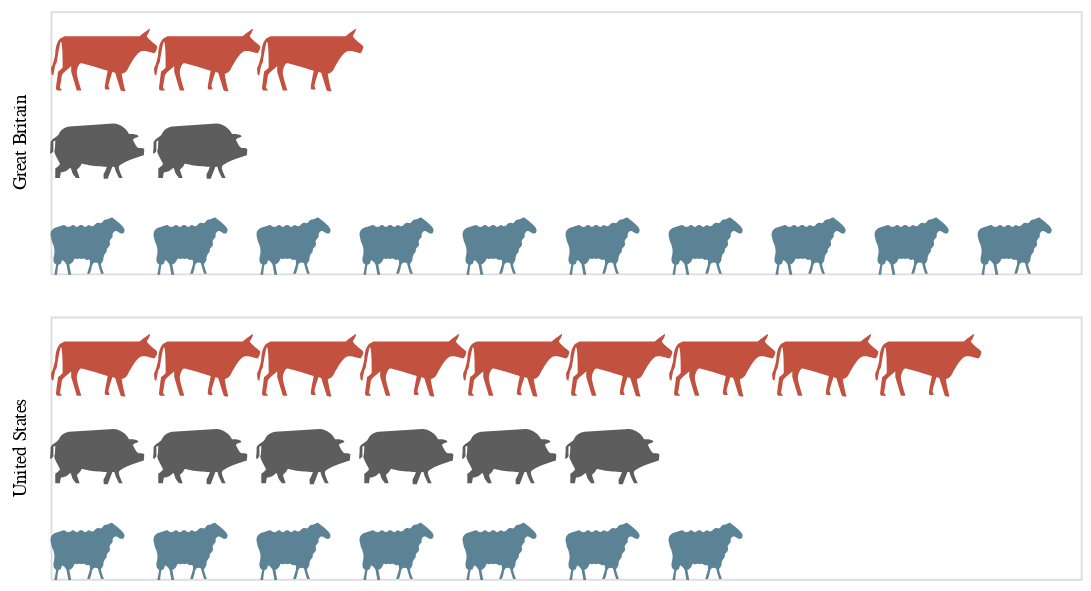

Source (notebook cell):
### Code cell
import altair as alt
import pandas as pd

source = pd.DataFrame([
      {'country': 'Great Britain', 'animal': 'cattle'},
      {'country': 'Great Britain', 'animal': 'cattle'},
      {'country': 'Great Britain', 'animal': 'cattle'},
      {'country': 'Great Britain', 'animal': 'pigs'},
      {'country': 'Great Britain', 'animal': 'pigs'},
      {'country': 'Great Britain', 'animal': 'sheep'},
      {'country': 'Great Britain', 'animal': 'sheep'},
      {'country': 'Great Britain', 'animal': 'sheep'},
      {'country': 'Great Britain', 'animal': 'sheep'},
      {'country': 'Great Britain', 'animal': 'sheep'},
      {'country': 'Great Britain', 'animal': 'sheep'},
      {'country': 'Great Britain', 'animal': 'sheep'},
      {'country': 'Great Britain', 'animal': 'sheep'},
      {'country': 'Great Britain', 'animal': 'sheep'},
      {'country': 'Great Britain', 'animal': 'sheep'},
      {'country': 'United States', 'animal': 'cattle'},
      {'country': 'United States', 'animal': 'cattle'},
      {'country': 'United States', 'animal': 'cattle'},
      {'country': 'United States', 'animal': 'cattle'},
      {'country': 'United States', 'animal': 'cattle'},
      {'country': 'United States', 'animal': 'cattle'},
      {'country': 'United States', 'animal': 'cattle'},
      {'country': 'United States', 'animal': 'cattle'},
      {'country': 'United States', 'animal': 'cattle'},
      {'country': 'United States', 'animal': 'pigs'},
      {'country': 'United States', 'animal': 'pigs'},
      {'country': 'United States', 'animal': 'pigs'},
      {'country': 'United States', 'animal': 'pigs'},
      {'country': 'United States', 'animal': 'pigs'},
      {'country': 'United States', 'animal': 'pigs'},
      {'country': 'United States', 'animal': 'sheep'},
      {'country': 'United States', 'animal': 'sheep'},
      {'country': 'United States', 'animal': 'sheep'},
      {'country': 'United States', 'animal': 'sheep'},
      {'country': 'United States', 'animal': 'sheep'},
      {'country': 'United States', 'animal': 'sheep'},
      {'country': 'United States', 'animal': 'sheep'}
    ])

domains = ['person', 'cattle', 'pigs', 'sheep']

shape_scale = alt.Scale(
    domain=domains,
    range=[
        'M1.7 -1.7h-0.8c0.3 -0.2 0.6 -0.5 0.6 -0.9c0 -0.6 -0.4 -1 -1 -1c-0.6 0 -1 0.4 -1 1c0 0.4 0.2 0.7 0.6 0.9h-0.8c-0.4 0 -0.7 0.3 -0.7 0.6v1.9c0 0.3 0.3 0.6 0.6 0.6h0.2c0 0 0 0.1 0 0.1v1.9c0 0.3 0.2 0.6 0.3 0.6h1.3c0.2 0 0.3 -0.3 0.3 -0.6v-1.8c0 0 0 -0.1 0 -0.1h0.2c0.3 0 0.6 -0.3 0.6 -0.6v-2c0.2 -0.3 -0.1 -0.6 -0.4 -0.6z',
        'M4 -2c0 0 0.9 -0.7 1.1 -0.8c0.1 -0.1 -0.1 0.5 -0.3 0.7c-0.2 0.2 1.1 1.1 1.1 1.2c0 0.2 -0.2 0.8 -0.4 0.7c-0.1 0 -0.8 -0.3 -1.3 -0.2c-0.5 0.1 -1.3 1.6 -1.5 2c-0.3 0.4 -0.6 0.4 -0.6 0.4c0 0.1 0.3 1.7 0.4 1.8c0.1 0.1 -0.4 0.1 -0.5 0c0 0 -0.6 -1.9 -0.6 -1.9c-0.1 0 -0.3 -0.1 -0.3 -0.1c0 0.1 -0.5 1.4 -0.4 1.6c0.1 0.2 0.1 0.3 0.1 0.3c0 0 -0.4 0 -0.4 0c0 0 -0.2 -0.1 -0.1 -0.3c0 -0.2 0.3 -1.7 0.3 -1.7c0 0 -2.8 -0.9 -2.9 -0.8c-0.2 0.1 -0.4 0.6 -0.4 1c0 0.4 0.5 1.9 0.5 1.9l-0.5 0l-0.6 -2l0 -0.6c0 0 -1 0.8 -1 1c0 0.2 -0.2 1.3 -0.2 1.3c0 0 0.3 0.3 0.2 0.3c0 0 -0.5 0 -0.5 0c0 0 -0.2 -0.2 -0.1 -0.4c0 -0.1 0.2 -1.6 0.2 -1.6c0 0 0.5 -0.4 0.5 -0.5c0 -0.1 0 -2.7 -0.2 -2.7c-0.1 0 -0.4 2 -0.4 2c0 0 0 0.2 -0.2 0.5c-0.1 0.4 -0.2 1.1 -0.2 1.1c0 0 -0.2 -0.1 -0.2 -0.2c0 -0.1 -0.1 -0.7 0 -0.7c0.1 -0.1 0.3 -0.8 0.4 -1.4c0 -0.6 0.2 -1.3 0.4 -1.5c0.1 -0.2 0.6 -0.4 0.6 -0.4z',
        'M1.2 -2c0 0 0.7 0 1.2 0.5c0.5 0.5 0.4 0.6 0.5 0.6c0.1 0 0.7 0 0.8 0.1c0.1 0 0.2 0.2 0.2 0.2c0 0 -0.6 0.2 -0.6 0.3c0 0.1 0.4 0.9 0.6 0.9c0.1 0 0.6 0 0.6 0.1c0 0.1 0 0.7 -0.1 0.7c-0.1 0 -1.2 0.4 -1.5 0.5c-0.3 0.1 -1.1 0.5 -1.1 0.7c-0.1 0.2 0.4 1.2 0.4 1.2l-0.4 0c0 0 -0.4 -0.8 -0.4 -0.9c0 -0.1 -0.1 -0.3 -0.1 -0.3l-0.2 0l-0.5 1.3l-0.4 0c0 0 -0.1 -0.4 0 -0.6c0.1 -0.1 0.3 -0.6 0.3 -0.7c0 0 -0.8 0 -1.5 -0.1c-0.7 -0.1 -1.2 -0.3 -1.2 -0.2c0 0.1 -0.4 0.6 -0.5 0.6c0 0 0.3 0.9 0.3 0.9l-0.4 0c0 0 -0.4 -0.5 -0.4 -0.6c0 -0.1 -0.2 -0.6 -0.2 -0.5c0 0 -0.4 0.4 -0.6 0.4c-0.2 0.1 -0.4 0.1 -0.4 0.1c0 0 -0.1 0.6 -0.1 0.6l-0.5 0l0 -1c0 0 0.5 -0.4 0.5 -0.5c0 -0.1 -0.7 -1.2 -0.6 -1.4c0.1 -0.1 0.1 -1.1 0.1 -1.1c0 0 -0.2 0.1 -0.2 0.1c0 0 0 0.9 0 1c0 0.1 -0.2 0.3 -0.3 0.3c-0.1 0 0 -0.5 0 -0.9c0 -0.4 0 -0.4 0.2 -0.6c0.2 -0.2 0.6 -0.3 0.8 -0.8c0.3 -0.5 1 -0.6 1 -0.6z',
        'M-4.1 -0.5c0.2 0 0.2 0.2 0.5 0.2c0.3 0 0.3 -0.2 0.5 -0.2c0.2 0 0.2 0.2 0.4 0.2c0.2 0 0.2 -0.2 0.5 -0.2c0.2 0 0.2 0.2 0.4 0.2c0.2 0 0.2 -0.2 0.4 -0.2c0.1 0 0.2 0.2 0.4 0.1c0.2 0 0.2 -0.2 0.4 -0.3c0.1 0 0.1 -0.1 0.4 0c0.3 0 0.3 -0.4 0.6 -0.4c0.3 0 0.6 -0.3 0.7 -0.2c0.1 0.1 1.4 1 1.3 1.4c-0.1 0.4 -0.3 0.3 -0.4 0.3c-0.1 0 -0.5 -0.4 -0.7 -0.2c-0.3 0.2 -0.1 0.4 -0.2 0.6c-0.1 0.1 -0.2 0.2 -0.3 0.4c0 0.2 0.1 0.3 0 0.5c-0.1 0.2 -0.3 0.2 -0.3 0.5c0 0.3 -0.2 0.3 -0.3 0.6c-0.1 0.2 0 0.3 -0.1 0.5c-0.1 0.2 -0.1 0.2 -0.2 0.3c-0.1 0.1 0.3 1.1 0.3 1.1l-0.3 0c0 0 -0.3 -0.9 -0.3 -1c0 -0.1 -0.1 -0.2 -0.3 -0.2c-0.2 0 -0.3 0.1 -0.4 0.4c0 0.3 -0.2 0.8 -0.2 0.8l-0.3 0l0.3 -1c0 0 0.1 -0.6 -0.2 -0.5c-0.3 0.1 -0.2 -0.1 -0.4 -0.1c-0.2 -0.1 -0.3 0.1 -0.4 0c-0.2 -0.1 -0.3 0.1 -0.5 0c-0.2 -0.1 -0.1 0 -0.3 0.3c-0.2 0.3 -0.4 0.3 -0.4 0.3l0.2 1.1l-0.3 0l-0.2 -1.1c0 0 -0.4 -0.6 -0.5 -0.4c-0.1 0.3 -0.1 0.4 -0.3 0.4c-0.1 -0.1 -0.2 1.1 -0.2 1.1l-0.3 0l0.2 -1.1c0 0 -0.3 -0.1 -0.3 -0.5c0 -0.3 0.1 -0.5 0.1 -0.7c0.1 -0.2 -0.1 -1 -0.2 -1.1c-0.1 -0.2 -0.2 -0.8 -0.2 -0.8c0 0 -0.1 -0.5 0.4 -0.8z'
    ]
)

color_scale = alt.Scale(
    domain=domains,
    range=['rgb(162,160,152)', 'rgb(194,81,64)', 'rgb(93,93,93)', 'rgb(91,131,149)']
)

alt.Chart(source).mark_point(filled=True, opacity=1, size=100).encode(
    alt.X('x:O', axis=None),
    alt.Y('animal:O', axis=None),
    alt.Row('country:N', header=alt.Header(title='')),
    alt.Shape('animal:N', legend=None, scale=shape_scale),
    alt.Color('animal:N', legend=None, scale=color_scale),
).transform_window(
    x='rank()',
    groupby=['country', 'animal']
).properties(width=550, height=140)

### Figure 1 — Vega-Lite specification as saved in the notebook (floating-point values rounded to 4 significant figures)
{"$schema": "https://vega.github.io/schema/vega-lite/v3.4.0.json", "config": {"mark": {"tooltip": null}, "view": {"height": 300, "width": 400}}, "data": {"name": "data-006229bd86d4a5200814600dc915ef80"}, "datasets": {"data-006229bd86d4a5200814600dc915ef80": [{"animal": "cattle", "country": "Great Britain"}, {"animal": "cattle", "country": "Great Britain"}, {"animal": "cattle", "country": "Great Britain"}, {"animal": "pigs", "country": "Great Britain"}, {"animal": "pigs", "country": "Great Britain"}, {"animal": "sheep", "country": "Great Britain"}, {"animal": "sheep", "country": "Great Britain"}, {"animal": "sheep", "country": "Great Britain"}, {"animal": "sheep", "country": "Great Britain"}, {"animal": "sheep", "country": "Great Britain"}, {"animal": "sheep", "country": "Great Britain"}, {"animal": "sheep", "country": "Great Britain"}, {"animal": "sheep", "country": "Great Britain"}, {"animal": "sheep", "country": "Great Britain"}, {"animal": "sheep", "country": "Great Britain"}, {"animal": "cattle", "country": "United States"}, {"animal": "cattle", "country": "United States"}, {"animal": "cattle", "country": "United States"}, {"animal": "cattle", "country": "United States"}, {"animal": "cattle", "country": "United States"}, {"animal": "cattle", "country": "United States"}, {"animal": "cattle", "country": "United States"}, {"animal": "cattle", "country": "United States"}, {"animal": "cattle", "country": "United States"}, {"animal": "pigs", "country": "United States"}, {"animal": "pigs", "country": "United States"}, {"animal": "pigs", "country": "United States"}, {"animal": "pigs", "country": "United States"}, {"animal": "pigs", "country": "United States"}, {"animal": "pigs", "country": "United States"}, {"animal": "sheep", "country": "United States"}, {"animal": "sheep", "country": "United States"}, {"animal": "sheep", "country": "United States"}, {"animal": "sheep", "country": "United States"}, {"animal": "sheep", "country": "United States"}, {"animal": "sheep", "country": "United States"}, {"animal": "sheep", "country": "United States"}]}, "encoding": {"color": {"field": "animal", "legend": null, "scale": {"domain": ["person", "cattle", "pigs", "sheep"], "range": ["rgb(162,160,152)", "rgb(194,81,64)", "rgb(93,93,93)", "rgb(91,131,149)"]}, "type": "nominal"}, "row": {"field": "country", "header": {"title": ""}, "type": "nominal"}, "shape": {"field": "animal", "legend": null, "scale": {"domain": ["person", "cattle", "pigs", "sheep"], "range": ["M1.7 -1.7h-0.8c0.3 -0.2 0.6 -0.5 0.6 -0.9c0 -0.6 -0.4 -1 -1 -1c-0.6 0 -1 0.4 -1 1c0 0.4 0.2 0.7 0.6 0.9h-0.8c-0.4 0 -0.7 0.3 -0.7 0.6v1.9c0 0.3 0.3 0.6 0.6 0.6h0.2c0 0 0 0.1 0 0.1v1.9c0 0.3 0.2 0.6 0.3 0.6h1.3c0.2 0 0.3 -0.3 0.3 -0.6v-1.8c0 0 0 -0.1 0 -0.1h0.2c0.3 0 0.6 -0.3 0.6 -0.6v-2c0.2 -0.3 -0.1 -0.6 -0.4 -0.6z", "M4 -2c0 0 0.9 -0.7 1.1 -0.8c0.1 -0.1 -0.1 0.5 -0.3 0.7c-0.2 0.2 1.1 1.1 1.1 1.2c0 0.2 -0.2 0.8 -0.4 0.7c-0.1 0 -0.8 -0.3 -1.3 -0.2c-0.5 0.1 -1.3 1.6 -1.5 2c-0.3 0.4 -0.6 0.4 -0.6 0.4c0 0.1 0.3 1.7 0.4 1.8c0.1 0.1 -0.4 0.1 -0.5 0c0 0 -0.6 -1.9 -0.6 -1.9c-0.1 0 -0.3 -0.1 -0.3 -0.1c0 0.1 -0.5 1.4 -0.4 1.6c0.1 0.2 0.1 0.3 0.1 0.3c0 0 -0.4 0 -0.4 0c0 0 -0.2 -0.1 -0.1 -0.3c0 -0.2 0.3 -1.7 0.3 -1.7c0 0 -2.8 -0.9 -2.9 -0.8c-0.2 0.1 -0.4 0.6 -0.4 1c0 0.4 0.5 1.9 0.5 1.9l-0.5 0l-0.6 -2l0 -0.6c0 0 -1 0.8 -1 1c0 0.2 -0.2 1.3 -0.2 1.3c0 0 0.3 0.3 0.2 0.3c0 0 -0.5 0 -0.5 0c0 0 -0.2 -0.2 -0.1 -0.4c0 -0.1 0.2 -1.6 0.2 -1.6c0 0 0.5 -0.4 0.5 -0.5c0 -0.1 0 -2.7 -0.2 -2.7c-0.1 0 -0.4 2 -0.4 2c0 0 0 0.2 -0.2 0.5c-0.1 0.4 -0.2 1.1 -0.2 1.1c0 0 -0.2 -0.1 -0.2 -0.2c0 -0.1 -0.1 -0.7 0 -0.7c0.1 -0.1 0.3 -0.8 0.4 -1.4c0 -0.6 0.2 -1.3 0.4 -1.5c0.1 -0.2 0.6 -0.4 0.6 -0.4z", "M1.2 -2c0 0 0.7 0 1.2 0.5c0.5 0.5 0.4 0.6 0.5 0.6c0.1 0 0.7 0 0.8 0.1c0.1 0 0.2 0.2 0.2 0.2c0 0 -0.6 0.2 -0.6 0.3c0 0.1 0.4 0.9 0.6 0.9c0.1 0 0.6 0 0.6 0.1c0 0.1 0 0.7 -0.1 0.7c-0.1 0 -1.2 0.4 -1.5 0.5c-0.3 0.1 -1.1 0.5 -1.1 0.7c-0.1 0.2 0.4 1.2 0.4 1.2l-0.4 0c0 0 -0.4 -0.8 -0.4 -0.9c0 -0.1 -0.1 -0.3 -0.1 -0.3l-0.2 0l-0.5 1.3l-0.4 0c0 0 -0.1 -0.4 0 -0.6c0.1 -0.1 0.3 -0.6 0.3 -0.7c0 0 -0.8 0 -1.5 -0.1c-0.7 -0.1 -1.2 -0.3 -1.2 -0.2c0 0.1 -0.4 0.6 -0.5 0.6c0 0 0.3 0.9 0.3 0.9l-0.4 0c0 0 -0.4 -0.5 -0.4 -0.6c0 -0.1 -0.2 -0.6 -0.2 -0.5c0 0 -0.4 0.4 -0.6 0.4c-0.2 0.1 -0.4 0.1 -0.4 0.1c0 0 -0.1 0.6 -0.1 0.6l-0.5 0l0 -1c0 0 0.5 -0.4 0.5 -0.5c0 -0.1 -0.7 -1.2 -0.6 -1.4c0.1 -0.1 0.1 -1.1 0.1 -1.1c0 0 -0.2 0.1 -0.2 0.1c0 0 0 0.9 0 1c0 0.1 -0.2 0.3 -0.3 0.3c-0.1 0 0 -0.5 0 -0.9c0 -0.4 0 -0.4 0.2 -0.6c0.2 -0.2 0.6 -0.3 0.8 -0.8c0.3 -0.5 1 -0.6 1 -0.6z", "M-4.1 -0.5c0.2 0 0.2 0.2 0.5 0.2c0.3 0 0.3 -0.2 0.5 -0.2c0.2 0 0.2 0.2 0.4 0.2c0.2 0 0.2 -0.2 0.5 -0.2c0.2 0 0.2 0.2 0.4 0.2c0.2 0 0.2 -0.2 0.4 -0.2c0.1 0 0.2 0.2 0.4 0.1c0.2 0 0.2 -0.2 0.4 -0.3c0.1 0 0.1 -0.1 0.4 0c0.3 0 0.3 -0.4 0.6 -0.4c0.3 0 0.6 -0.3 0.7 -0.2c0.1 0.1 1.4 1 1.3 1.4c-0.1 0.4 -0.3 0.3 -0.4 0.3c-0.1 0 -0.5 -0.4 -0.7 -0.2c-0.3 0.2 -0.1 0.4 -0.2 0.6c-0.1 0.1 -0.2 0.2 -0.3 0.4c0 0.2 0.1 0.3 0 0.5c-0.1 0.2 -0.3 0.2 -0.3 0.5c0 0.3 -0.2 0.3 -0.3 0.6c-0.1 0.2 0 0.3 -0.1 0.5c-0.1 0.2 -0.1 0.2 -0.2 0.3c-0.1 0.1 0.3 1.1 0.3 1.1l-0.3 0c0 0 -0.3 -0.9 -0.3 -1c0 -0.1 -0.1 -0.2 -0.3 -0.2c-0.2 0 -0.3 0.1 -0.4 0.4c0 0.3 -0.2 0.8 -0.2 0.8l-0.3 0l0.3 -1c0 0 0.1 -0.6 -0.2 -0.5c-0.3 0.1 -0.2 -0.1 -0.4 -0.1c-0.2 -0.1 -0.3 0.1 -0.4 0c-0.2 -0.1 -0.3 0.1 -0.5 0c-0.2 -0.1 -0.1 0 -0.3 0.3c-0.2 0.3 -0.4 0.3 -0.4 0.3l0.2 1.1l-0.3 0l-0.2 -1.1c0 0 -0.4 -0.6 -0.5 -0.4c-0.1 0.3 -0.1 0.4 -0.3 0.4c-0.1 -0.1 -0.2 1.1 -0.2 1.1l-0.3 0l0.2 -1.1c0 0 -0.3 -0.1 -0.3 -0.5c0 -0.3 0.1 -0.5 0.1 -0.7c0.1 -0.2 -0.1 -1 -0.2 -1.1c-0.1 -0.2 -0.2 -0.8 -0.2 -0.8c0 0 -0.1 -0.5 0.4 -0.8z"]}, "type": "nominal"}, "x": {"axis": null, "field": "x", "type": "ordinal"}, "y": {"axis": null, "field": "animal", "type": "ordinal"}}, "height": 140, "mark": {"filled": true, "opacity": 1, "size": 100, "type": "point"}, "transform": [{"groupby": ["country", "animal"], "window": [{"as": "x", "field": "", "op": "rank"}]}], "width": 550}
